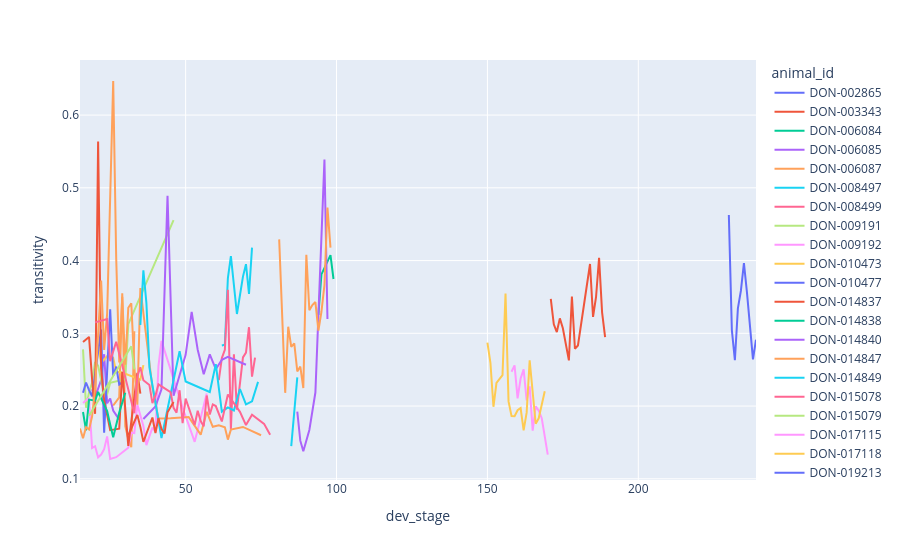

This figure's notebook cell:
### Code cell
fig = px.line(
    summaries_df_connect_thresh, x="dev_stage", y="transitivity", color="animal_id"
)
fig.show()

### Figure 1 — Plotly figure (JSON) as saved in the notebook; plotly's stock layout.template omitted (floating-point values rounded to 4 significant figures)
{"data": [{"hovertemplate": "animal_id=DON-002865<br>dev_stage=%{x}<br>transitivity=%{y}<extra></extra>", "legendgroup": "DON-002865", "line": {"color": "#636efa", "dash": "solid"}, "marker": {"symbol": "circle"}, "mode": "lines", "name": "DON-002865", "orientation": "v", "showlegend": true, "type": "scatter", "x": [230, 231, 232, 233, 234, 235, 236, 238, 239], "xaxis": "x", "y": [0.4627, 0.3044, 0.2631, 0.3342, 0.3586, 0.3965, 0.3562, 0.2642, 0.2913], "yaxis": "y"}, {"hovertemplate": "animal_id=DON-003343<br>dev_stage=%{x}<br>transitivity=%{y}<extra></extra>", "legendgroup": "DON-003343", "line": {"color": "#EF553B", "dash": "solid"}, "marker": {"symbol": "circle"}, "mode": "lines", "name": "DON-003343", "orientation": "v", "showlegend": true, "type": "scatter", "x": [171, 172, 173, 174, 175, 177, 178, 179, 180, 184, 185, 186, 187, 188, 189], "xaxis": "x", "y": [0.3472, 0.3123, 0.3017, 0.3205, 0.3068, 0.2628, 0.3506, 0.2788, 0.2833, 0.3953, 0.3225, 0.35, 0.4038, 0.3288, 0.2947], "yaxis": "y"}, {"hovertemplate": "animal_id=DON-006084<br>dev_stage=%{x}<br>transitivity=%{y}<extra></extra>", "legendgroup": "DON-006084", "line": {"color": "#00cc96", "dash": "solid"}, "marker": {"symbol": "circle"}, "mode": "lines", "name": "DON-006084", "orientation": "v", "showlegend": true, "type": "scatter", "x": [20], "xaxis": "x", "y": [0.1753], "yaxis": "y"}, {"hovertemplate": "animal_id=DON-006085<br>dev_stage=%{x}<br>transitivity=%{y}<extra></extra>", "legendgroup": "DON-006085", "line": {"color": "#ab63fa", "dash": "solid"}, "marker": {"symbol": "circle"}, "mode": "lines", "name": "DON-006085", "orientation": "v", "showlegend": true, "type": "scatter", "x": [19, 20, 22, 23, 24, 25, 26, 27, 28], "xaxis": "x", "y": [0.2232, 0.2122, 0.2359, 0.2713, 0.2038, 0.2103, 0.1939, 0.1878, 0.1814], "yaxis": "y"}, {"hovertemplate": "animal_id=DON-006087<br>dev_stage=%{x}<br>transitivity=%{y}<extra></extra>", "legendgroup": "DON-006087", "line": {"color": "#FFA15A", "dash": "solid"}, "marker": {"symbol": "circle"}, "mode": "lines", "name": "DON-006087", "orientation": "v", "showlegend": true, "type": "scatter", "x": [26, 28, 29, 30, 31, 32, 33], "xaxis": "x", "y": [0.2007, 0.212, 0.355, 0.1723, 0.1548, 0.1434, 0.3029], "yaxis": "y"}, {"hovertemplate": "animal_id=DON-008497<br>dev_stage=%{x}<br>transitivity=%{y}<extra></extra>", "legendgroup": "DON-008497", "line": {"color": "#19d3f3", "dash": "solid"}, "marker": {"symbol": "circle"}, "mode": "lines", "name": "DON-008497", "orientation": "v", "showlegend": true, "type": "scatter", "x": [62, 63, 64, 65, 67, 69, 70, 71, 72], "xaxis": "x", "y": [0.2833, 0.2844, 0.376, 0.406, 0.3265, 0.378, 0.395, 0.354, 0.4178], "yaxis": "y"}, {"hovertemplate": "animal_id=DON-008499<br>dev_stage=%{x}<br>transitivity=%{y}<extra></extra>", "legendgroup": "DON-008499", "line": {"color": "#FF6692", "dash": "solid"}, "marker": {"symbol": "circle"}, "mode": "lines", "name": "DON-008499", "orientation": "v", "showlegend": true, "type": "scatter", "x": [61, 62, 63, 64, 65, 66, 67, 69, 70, 71, 72, 73], "xaxis": "x", "y": [0.2356, 0.266, 0.2772, 0.3599, 0.1678, 0.2712, 0.1951, 0.267, 0.2735, 0.3084, 0.2404, 0.2667], "yaxis": "y"}, {"hovertemplate": "animal_id=DON-009191<br>dev_stage=%{x}<br>transitivity=%{y}<extra></extra>", "legendgroup": "DON-009191", "line": {"color": "#B6E880", "dash": "solid"}, "marker": {"symbol": "circle"}, "mode": "lines", "name": "DON-009191", "orientation": "v", "showlegend": true, "type": "scatter", "x": [16, 17, 18, 19, 20, 21, 23, 24, 25, 30, 31, 46], "xaxis": "x", "y": [0.2779, 0.1977, 0.2188, 0.2318, 0.2607, 0.2556, 0.2156, 0.2161, 0.232, 0.2368, 0.3126, 0.4555], "yaxis": "y"}, {"hovertemplate": "animal_id=DON-009192<br>dev_stage=%{x}<br>transitivity=%{y}<extra></extra>", "legendgroup": "DON-009192", "line": {"color": "#FF97FF", "dash": "solid"}, "marker": {"symbol": "circle"}, "mode": "lines", "name": "DON-009192", "orientation": "v", "showlegend": true, "type": "scatter", "x": [16, 18, 19, 20, 21, 22, 23, 24, 25, 27, 31, 32, 33, 34, 36, 37, 39, 40, 41, 42, 49, 53, 57], "xaxis": "x", "y": [0.2042, 0.211, 0.1422, 0.1447, 0.1295, 0.1333, 0.1407, 0.1583, 0.1272, 0.1297, 0.1427, 0.1634, 0.1628, 0.2017, 0.1727, 0.1463, 0.1703, 0.1648, 0.2549, 0.2897, 0.1979, 0.1508, 0.2172], "yaxis": "y"}, {"hovertemplate": "animal_id=DON-010473<br>dev_stage=%{x}<br>transitivity=%{y}<extra></extra>", "legendgroup": "DON-010473", "line": {"color": "#FECB52", "dash": "solid"}, "marker": {"symbol": "circle"}, "mode": "lines", "name": "DON-010473", "orientation": "v", "showlegend": true, "type": "scatter", "x": [21, 22, 24, 26, 27, 29, 35, 36], "xaxis": "x", "y": [0.2833, 0.2594, 0.2685, 0.2665, 0.2471, 0.2462, 0.2364, 0.2563], "yaxis": "y"}, {"hovertemplate": "animal_id=DON-010477<br>dev_stage=%{x}<br>transitivity=%{y}<extra></extra>", "legendgroup": "DON-010477", "line": {"color": "#636efa", "dash": "solid"}, "marker": {"symbol": "circle"}, "mode": "lines", "name": "DON-010477", "orientation": "v", "showlegend": true, "type": "scatter", "x": [16, 17, 18, 19, 22, 23, 25, 26, 27, 28, 29], "xaxis": "x", "y": [0.2183, 0.2324, 0.2219, 0.2134, 0.3052, 0.1634, 0.3331, 0.2417, 0.2542, 0.2296, 0.2326], "yaxis": "y"}, {"hovertemplate": "animal_id=DON-014837<br>dev_stage=%{x}<br>transitivity=%{y}<extra></extra>", "legendgroup": "DON-014837", "line": {"color": "#EF553B", "dash": "solid"}, "marker": {"symbol": "circle"}, "mode": "lines", "name": "DON-014837", "orientation": "v", "showlegend": true, "type": "scatter", "x": [16, 18, 19, 20, 21, 22, 23, 25, 28, 29, 31, 34, 35], "xaxis": "x", "y": [0.2881, 0.295, 0.2372, 0.1894, 0.5635, 0.2515, 0.2082, 0.1668, 0.1689, 0.247, 0.1452, 0.2456, 0.2171], "yaxis": "y"}, {"hovertemplate": "animal_id=DON-014838<br>dev_stage=%{x}<br>transitivity=%{y}<extra></extra>", "legendgroup": "DON-014838", "line": {"color": "#00cc96", "dash": "solid"}, "marker": {"symbol": "circle"}, "mode": "lines", "name": "DON-014838", "orientation": "v", "showlegend": true, "type": "scatter", "x": [16, 17, 18, 20, 21, 24, 25, 26, 28, 30], "xaxis": "x", "y": [0.1918, 0.1666, 0.2088, 0.2073, 0.2194, 0.1929, 0.1747, 0.157, 0.191, 0.2183], "yaxis": "y"}, {"hovertemplate": "animal_id=DON-014840<br>dev_stage=%{x}<br>transitivity=%{y}<extra></extra>", "legendgroup": "DON-014840", "line": {"color": "#ab63fa", "dash": "solid"}, "marker": {"symbol": "circle"}, "mode": "lines", "name": "DON-014840", "orientation": "v", "showlegend": true, "type": "scatter", "x": [36, 40, 42, 44, 46, 48, 50, 52, 54, 56, 58, 60, 62, 64, 70], "xaxis": "x", "y": [0.1822, 0.1996, 0.2232, 0.4892, 0.2141, 0.2428, 0.2704, 0.3296, 0.2775, 0.2438, 0.271, 0.2506, 0.2637, 0.2677, 0.2568], "yaxis": "y"}, {"hovertemplate": "animal_id=DON-014847<br>dev_stage=%{x}<br>transitivity=%{y}<extra></extra>", "legendgroup": "DON-014847", "line": {"color": "#FFA15A", "dash": "solid"}, "marker": {"symbol": "circle"}, "mode": "lines", "name": "DON-014847", "orientation": "v", "showlegend": true, "type": "scatter", "x": [15, 16, 17, 18, 19, 20, 22, 23, 24, 25, 26, 27, 28, 29, 30, 31, 32, 33, 34, 35, 37, 39, 41, 45, 51, 55, 57, 59, 61, 63, 64, 65, 69, 71, 75], "xaxis": "x", "y": [0.1692, 0.1557, 0.1709, 0.1678, 0.1856, 0.2243, 0.3726, 0.2772, 0.3274, 0.5091, 0.6468, 0.4028, 0.26, 0.3503, 0.2568, 0.3352, 0.3411, 0.2537, 0.202, 0.3623, 0.2966, 0.2251, 0.1829, 0.1831, 0.185, 0.1607, 0.192, 0.1715, 0.1735, 0.1709, 0.1539, 0.1676, 0.1713, 0.1675, 0.1599], "yaxis": "y"}, {"hovertemplate": "animal_id=DON-014849<br>dev_stage=%{x}<br>transitivity=%{y}<extra></extra>", "legendgroup": "DON-014849", "line": {"color": "#19d3f3", "dash": "solid"}, "marker": {"symbol": "circle"}, "mode": "lines", "name": "DON-014849", "orientation": "v", "showlegend": true, "type": "scatter", "x": [35, 36, 37, 38, 42, 48, 50, 56, 58, 60, 62, 64, 66, 68, 70, 72, 74], "xaxis": "x", "y": [0.3114, 0.3867, 0.3419, 0.2532, 0.1561, 0.2753, 0.2338, 0.2236, 0.2193, 0.2576, 0.1923, 0.1981, 0.1939, 0.2234, 0.2022, 0.2065, 0.2333], "yaxis": "y"}, {"hovertemplate": "animal_id=DON-015078<br>dev_stage=%{x}<br>transitivity=%{y}<extra></extra>", "legendgroup": "DON-015078", "line": {"color": "#FF6692", "dash": "solid"}, "marker": {"symbol": "circle"}, "mode": "lines", "name": "DON-015078", "orientation": "v", "showlegend": true, "type": "scatter", "x": [20, 24, 25, 27, 33, 34, 35, 36, 38, 39, 40, 41, 45, 46, 47, 48, 49, 50, 53, 54, 55, 56, 57, 58, 59, 60, 62, 64, 68, 70, 72, 76, 78], "xaxis": "x", "y": [0.315, 0.3197, 0.2618, 0.2885, 0.1901, 0.2411, 0.2533, 0.2356, 0.229, 0.204, 0.2145, 0.2298, 0.2191, 0.1976, 0.191, 0.2217, 0.1766, 0.2102, 0.174, 0.1935, 0.1795, 0.1721, 0.2145, 0.1884, 0.2022, 0.2, 0.1789, 0.2158, 0.1921, 0.1738, 0.188, 0.1755, 0.1607], "yaxis": "y"}, {"hovertemplate": "animal_id=DON-015079<br>dev_stage=%{x}<br>transitivity=%{y}<extra></extra>", "legendgroup": "DON-015079", "line": {"color": "#B6E880", "dash": "solid"}, "marker": {"symbol": "circle"}, "mode": "lines", "name": "DON-015079", "orientation": "v", "showlegend": true, "type": "scatter", "x": [18, 32, 33], "xaxis": "x", "y": [0.1866, 0.2821, 0.2504], "yaxis": "y"}, {"hovertemplate": "animal_id=DON-017115<br>dev_stage=%{x}<br>transitivity=%{y}<extra></extra>", "legendgroup": "DON-017115", "line": {"color": "#FF97FF", "dash": "solid"}, "marker": {"symbol": "circle"}, "mode": "lines", "name": "DON-017115", "orientation": "v", "showlegend": true, "type": "scatter", "x": [158, 159, 160, 161, 162, 163, 164, 165, 166, 167, 168, 169, 170], "xaxis": "x", "y": [0.2471, 0.2559, 0.2105, 0.2379, 0.2505, 0.2077, 0.227, 0.1661, 0.1996, 0.1938, 0.1833, 0.16, 0.1332], "yaxis": "y"}, {"hovertemplate": "animal_id=DON-017118<br>dev_stage=%{x}<br>transitivity=%{y}<extra></extra>", "legendgroup": "DON-017118", "line": {"color": "#FECB52", "dash": "solid"}, "marker": {"symbol": "circle"}, "mode": "lines", "name": "DON-017118", "orientation": "v", "showlegend": true, "type": "scatter", "x": [150, 151, 152, 153, 155, 156, 157, 158, 159, 160, 161, 162, 163, 164, 166, 167, 169], "xaxis": "x", "y": [0.2872, 0.2595, 0.199, 0.2317, 0.2426, 0.3547, 0.2064, 0.1862, 0.1859, 0.1943, 0.1972, 0.1666, 0.191, 0.2629, 0.1757, 0.1832, 0.2202], "yaxis": "y"}, {"hovertemplate": "animal_id=DON-019213<br>dev_stage=%{x}<br>transitivity=%{y}<extra></extra>", "legendgroup": "DON-019213", "line": {"color": "#636efa", "dash": "solid"}, "marker": {"symbol": "circle"}, "mode": "lines", "name": "DON-019213", "orientation": "v", "showlegend": true, "type": "scatter", "x": [34], "xaxis": "x", "y": [0.2504], "yaxis": "y"}, {"hovertemplate": "animal_id=DON-019542<br>dev_stage=%{x}<br>transitivity=%{y}<extra></extra>", "legendgroup": "DON-019542", "line": {"color": "#EF553B", "dash": "solid"}, "marker": {"symbol": "circle"}, "mode": "lines", "name": "DON-019542", "orientation": "v", "showlegend": true, "type": "scatter", "x": [31, 34, 35, 36, 39, 40, 41, 42, 43, 44, 46], "xaxis": "x", "y": [0.1598, 0.1879, 0.1714, 0.1507, 0.1843, 0.1629, 0.1834, 0.1684, 0.1622, 0.1915, 0.2057], "yaxis": "y"}, {"hovertemplate": "animal_id=DON-019608<br>dev_stage=%{x}<br>transitivity=%{y}<extra></extra>", "legendgroup": "DON-019608", "line": {"color": "#00cc96", "dash": "solid"}, "marker": {"symbol": "circle"}, "mode": "lines", "name": "DON-019608", "orientation": "v", "showlegend": true, "type": "scatter", "x": [94, 95, 98, 99], "xaxis": "x", "y": [0.3254, 0.3809, 0.4075, 0.3747], "yaxis": "y"}, {"hovertemplate": "animal_id=DON-019609<br>dev_stage=%{x}<br>transitivity=%{y}<extra></extra>", "legendgroup": "DON-019609", "line": {"color": "#ab63fa", "dash": "solid"}, "marker": {"symbol": "circle"}, "mode": "lines", "name": "DON-019609", "orientation": "v", "showlegend": true, "type": "scatter", "x": [87, 88, 89, 90, 91, 93, 96, 97], "xaxis": "x", "y": [0.1923, 0.1524, 0.1378, 0.154, 0.1671, 0.2186, 0.5388, 0.3196], "yaxis": "y"}, {"hovertemplate": "animal_id=DON-019747<br>dev_stage=%{x}<br>transitivity=%{y}<extra></extra>", "legendgroup": "DON-019747", "line": {"color": "#FFA15A", "dash": "solid"}, "marker": {"symbol": "circle"}, "mode": "lines", "name": "DON-019747", "orientation": "v", "showlegend": true, "type": "scatter", "x": [81, 83, 84, 85, 86, 87, 88, 89, 90, 91, 92, 93, 94, 95, 96, 97, 98], "xaxis": "x", "y": [0.4291, 0.2182, 0.3091, 0.2814, 0.2861, 0.2476, 0.2543, 0.2248, 0.4081, 0.3316, 0.3388, 0.343, 0.3038, 0.3296, 0.3664, 0.4729, 0.4179], "yaxis": "y"}, {"hovertemplate": "animal_id=DON-019748<br>dev_stage=%{x}<br>transitivity=%{y}<extra></extra>", "legendgroup": "DON-019748", "line": {"color": "#19d3f3", "dash": "solid"}, "marker": {"symbol": "circle"}, "mode": "lines", "name": "DON-019748", "orientation": "v", "showlegend": true, "type": "scatter", "x": [85, 87], "xaxis": "x", "y": [0.145, 0.2394], "yaxis": "y"}], "layout": {"legend": {"title": {"text": "animal_id"}, "tracegroupgap": 0}, "margin": {"t": 60}, "xaxis": {"anchor": "y", "domain": [0, 1], "title": {"text": "dev_stage"}}, "yaxis": {"anchor": "x", "domain": [0, 1], "title": {"text": "transitivity"}}}}
